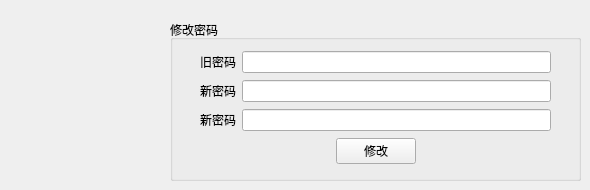
    <widget class="QWidget" name="otherTab">
     <attribute name="title">
      <string>其它设置</string>
     </attribute>
     <widget class="QGroupBox" name="groupBox_7">
      <property name="geometry">
       <rect>
        <x>170</x>
        <y>20</y>
        <width>411</width>
        <height>161</height>
       </rect>
      </property>
      <property name="title">
       <string>修改密码</string>
      </property>
      <widget class="QWidget" name="layoutWidget34">
       <property name="geometry">
        <rect>
         <x>30</x>
         <y>30</y>
         <width>351</width>
         <height>115</height>
        </rect>
       </property>
       <layout class="QVBoxLayout" name="verticalLayout_2">
        <item>
         <layout class="QHBoxLayout" name="horizontalLayout_7">
          <item>
           <widget class="QLabel" name="label_2">
            <property name="text">
             <string>旧密码</string>
            </property>
           </widget>
          </item>
          <item>
           <widget class="QLineEdit" name="oldPasswordEdit">
            <property name="echoMode">
             <enum>QLineEdit::Password</enum>
            </property>
           </widget>
          </item>
         </layout>
        </item>
        <item>
         <layout class="QHBoxLayout" name="horizontalLayout_8">
          <item>
           <widget class="QLabel" name="label_3">
            <property name="text">
             <string>新密码</string>
            </property>
           </widget>
          </item>
          <item>
           <widget class="QLineEdit" name="newPasswordEdit">
            <property name="echoMode">
             <enum>QLineEdit::Password</enum>
            </property>
           </widget>
          </item>
         </layout>
        </item>
        <item>
         <layout class="QHBoxLayout" name="horizontalLayout_9">
          <item>
           <widget class="QLabel" name="label_6">
            <property name="text">
             <string>新密码</string>
            </property>
           </widget>
          </item>
          <item>
           <widget class="QLineEdit" name="newPasswordEdit2">
            <property name="echoMode">
             <enum>QLineEdit::Password</enum>
            </property>
           </widget>
          </item>
         </layout>
        </item>
        <item>
         <layout class="QHBoxLayout" name="horizontalLayout_10">
          <item>
           <spacer name="horizontalSpacer_3">
            <property name="orientation">
             <enum>Qt::Horizontal</enum>
            </property>
            <property name="sizeHint" stdset="0">
             <size>
              <width>40</width>
              <height>20</height>
             </size>
            </property>
           </spacer>
          </item>
          <item>
           <widget class="QPushButton" name="modifyPasswordButton">
            <property name="text">
             <string>修改</string>
            </property>
           </widget>
          </item>
          <item>
           <spacer name="horizontalSpacer_4">
            <property name="orientation">
             <enum>Qt::Horizontal</enum>
            </property>
            <property name="sizeHint" stdset="0">
             <size>
              <width>40</width>
              <height>20</height>
             </size>
            </property>
           </spacer>
          </item>
         </layout>
        </item>
       </layout>
      </widget>
     </widget>
    </widget>
